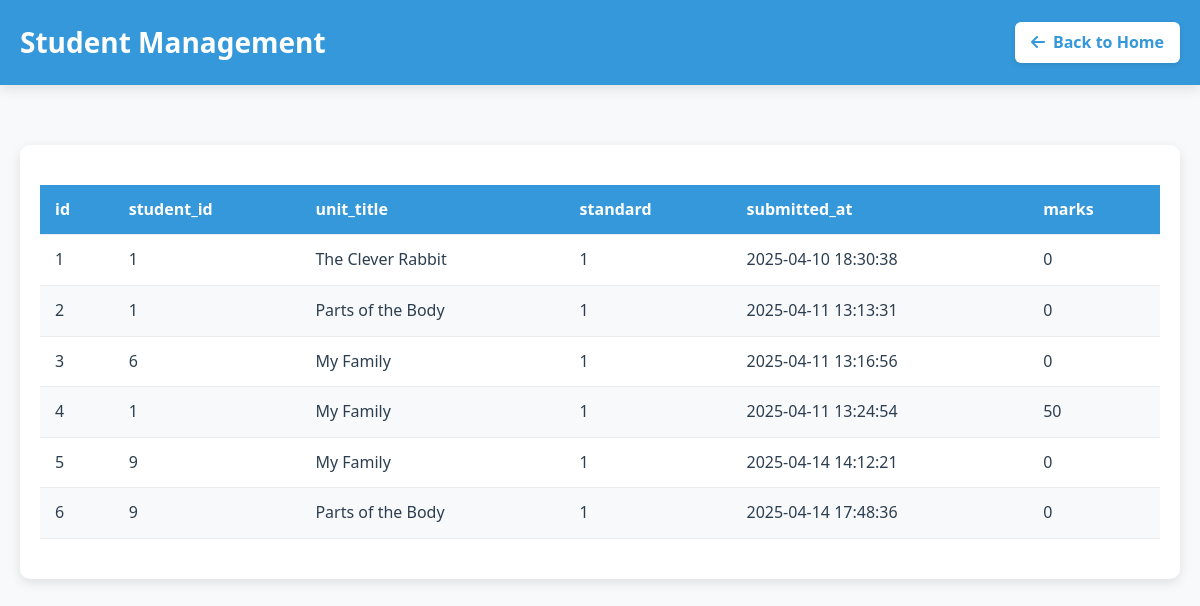
Page /test_submissions on the committed database.
### tables this page shows
CREATE TABLE test_submissions (id INTEGER PRIMARY KEY AUTOINCREMENT, student_id INTEGER, unit_title TEXT, standard INTEGER, submitted_at TEXT, marks int, UNIQUE(student_id, unit_title, standard));

### table_data.py (the view)
@app.route('/test_submissions')
def test_submissions():
    data = fetch_data("SELECT * FROM test_submissions")
    return render_template('test_submissions.html', data=data)

### table_data.py (called while the page is built)
def fetch_data(query):
    conn = sqlite3.connect('db.sqlite3')
    conn.row_factory = sqlite3.Row
    cursor = conn.cursor()
    cursor.execute(query)
    rows = cursor.fetchall()
    conn.close()
    return rows

### templates/test_submissions.html (shortened to what this page needs)
<!DOCTYPE html>
<html lang="en">
<head>
    <link rel="stylesheet" href="https://cdnjs.cloudflare.com/ajax/libs/animate.css/4.1.1/animate.min.css">
    <link rel="stylesheet" href="https://cdnjs.cloudflare.com/ajax/libs/font-awesome/6.4.0/css/all.min.css">
</head>
<body>
    <header class="animate__animated animate__fadeInDown">
        <div class="header-content">
            <h2>Student Management</h2>
            <a href="/" class="back-btn animate__animated animate__fadeIn">
                <i class="fas fa-arrow-left"></i> Back to Home
            </a>
        </div>
    </header>
    <div class="container">
        <div class="table-container animate__animated animate__fadeIn">
            <table id="studentsTable">
                <thead>
                    <tr>
                        {% for column in data[0].keys() %}
                            <th>{{ column }}</th>
                        {% endfor %}
                    </tr>
                </thead>
                <tbody>
                    {% for row in data %}
                        <tr class="animate-table-row" style="animation-delay: {{ loop.index * 0.05 }}s">
                            {% for item in row %}
                                <td>{{ item }}</td>
                            {% endfor %}
                        </tr>
                    {% endfor %}
                </tbody>
            </table>
        </div>
    </div>
</body>
</html>

### templates/test_submissions.html (style rules this page uses)
:root { --primary-color: #3498db; --primary-dark: #2980b9; --secondary-color: #2c3e50; --success-color: #2ecc71; --warning-color: #f39c12; --danger-color: #e74c3c; --light-gray: #f8f9fa; --medium-gray: #e9ecef; --dark-gray: #495057; --white: #ffffff; --shadow: 0 4px 12px rgba(0, 0, 0, 0.1); --transition: all 0.3s cubic-bezier(0.25, 0.8, 0.25, 1); }
* { box-sizing: border-box; margin: 0; padding: 0; }
body { font-family: 'Segoe UI', Tahoma, Geneva, Verdana, sans-serif; background-color: var(--light-gray); color: var(--secondary-color); line-height: 1.6; padding: 0; margin: 0; }
.container { max-width: 1800px; margin: 0 auto; padding: 30px 20px; }
header { background-color: var(--primary-color); color: var(--white); padding: 20px 0; box-shadow: var(--shadow); margin-bottom: 30px; }
.header-content { max-width: 1200px; margin: 0 auto; padding: 0 20px; display: flex; justify-content: space-between; align-items: center; }
h2 { font-size: 28px; margin-bottom: 0; }
.back-btn { display: inline-flex; align-items: center; gap: 8px; background-color: var(--white); color: var(--primary-color); padding: 8px 16px; border-radius: 6px; text-decoration: none; font-weight: 600; transition: var(--transition); box-shadow: 0 2px 5px rgba(0, 0, 0, 0.1); }
.table-container { background-color: var(--white); border-radius: 10px; box-shadow: var(--shadow); padding: 20px; overflow-x: auto; }
table { width: 100%; border-collapse: collapse; margin: 20px 0; min-width: 600px; }
th, td { padding: 12px 15px; text-align: left; border-bottom: 1px solid var(--medium-gray); }
th { background-color: var(--primary-color); color: var(--white); font-weight: 600; position: sticky; top: 0; }
tr:nth-child(even) { background-color: var(--light-gray); }
.animate-table-row { opacity: 0; transform: translateY(20px); animation: fadeInUp 0.5s forwards; }

### rows in the picture
test_submissions: row "1" "1" "1" "0", unit_title "The Clever Rabbit", submitted_at "2025-04-10 18:30:38"
test_submissions: row "2" "1" "1" "0", unit_title "Parts of the Body", submitted_at "2025-04-11 13:13:31"
test_submissions: row "3" "6" "1" "0", unit_title "My Family", submitted_at "2025-04-11 13:16:56"
test_submissions: row "4" "1" "1" "50", unit_title "My Family", submitted_at "2025-04-11 13:24:54"
test_submissions: row "5" "9" "1" "0", unit_title "My Family", submitted_at "2025-04-14 14:12:21"
test_submissions: row "6" "9" "1" "0", unit_title "Parts of the Body", submitted_at "2025-04-14 17:48:36"

### other values in the picture
{{ column }} "id" "student_id" "unit_title" "standard" "submitted_at" "marks"
